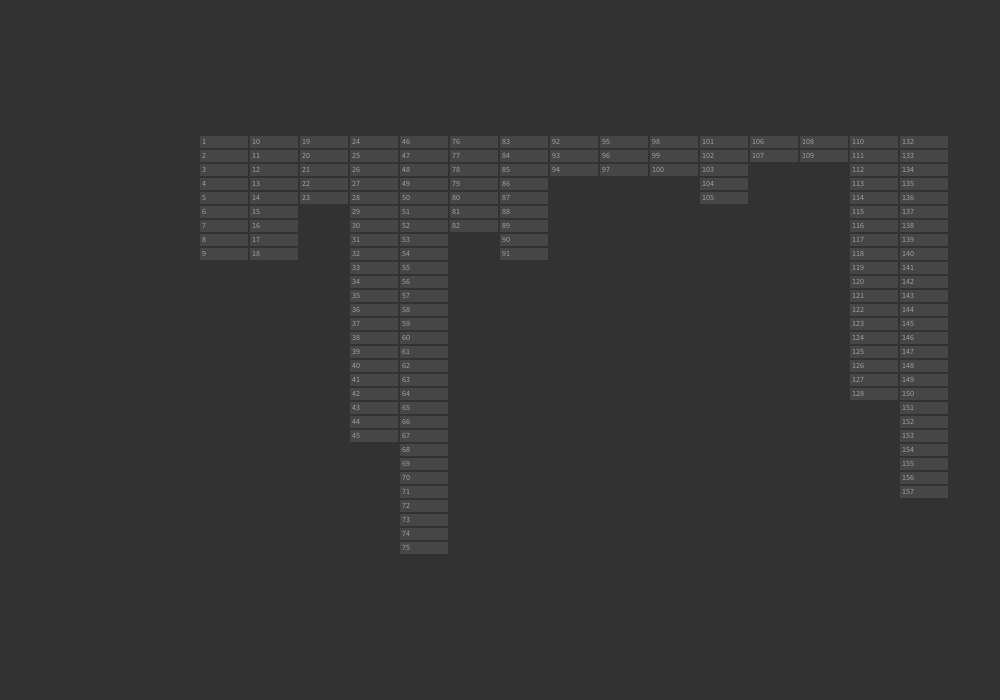
Frame 1 (no input)
Frame 60 (the mouse pressed at the canvas centre just before this capture): identical to frame 1, image omitted
Frame 120 (the mouse held since frame 60 and released just before this capture): identical to frame 1, image omitted

The Processing sketch that drew this single still picture (run headless with seeded random() and noise(); from frame 60 on, the mouse is pressed at the canvas centre):

// Processing sketch: forLoopDistribution03
// ── forLoopDistribution03.pde
//int[] chaptersPosX = {boxW*1,boxW*1, boxW*2,boxW*2,boxW*2, boxW*3,boxW*3, boxW*4,boxW*4,boxW*4,boxW*4,boxW*4, boxW*5, boxW*6,boxW*6,boxW*6, boxW*7, boxW*8,boxW*8,boxW*8 };
//int[] chaptersPosY = {boxH*1,boxH*2, boxW*1,boxH*2,boxH*3, boxH*1,boxH*2, boxH*3,boxH*1,boxH*2,boxH*3,boxH*4, boxH*1, boxH*1,boxH*2,boxH*3, boxH*1, boxH*1,boxH*2,boxH*3 };

int[] articlesIdNumber = { 
  1, 2, 3, 4, 5, 6, 7, 8, 9, 
  10,11,12,13,14,15,16,17,18, 
  19,20,21,22,23, 
  24,25,26,27,28,29,30,31,32,33,34,35,36,37,38,39,40,41,42,43,44,45,
  46,47,48,49,50,51,52,53,54,55,56,57,58,59,60,61,62,63,64,65,66,67,68,69,70,71,72,73,74,75,
  76,77,78,79,80,81,82,
  83,84,85,86,87,88,89,90,91,
  92,93,94,
  95,96,97,
  98,99,100,
  101,102,103,104,105,
  106,107,
  108,109,
  110,111,112,113,114,115,116,117,118,119,120,121,122,123,124,125,126,127,128,
  129,130,131,
  132,133,134,135,136,137,138,139,140,141,142,143,144,145,146,147,148,149,150,151,152,153,154,155,156,157 
};

int numberOfArticles = articlesIdNumber.length;
int  boxW = 50;
int  boxH = 14;
int sep = 2;
int moverX = 150;
float nW;

int[] testPosX = new int[articlesIdNumber.length];
int[] testPosY = new int[articlesIdNumber.length];

int gridUnit = 20;
int visualX = 0;
int visualY = 0;
int visualW = 1020; 
int visualH = 700-gridUnit*2; 

int visualPosX;
int visualPosY;
int visualAreaW;//Width elements
int visualAreaH;//Height Elements
int[] visualPosXArray = new int[numberOfArticles];


void setup() {
  size(1000, 700);
  background(50);
  visualPosX = visualX;
  visualPosY = visualY;
  visualAreaW = visualW - gridUnit*2;//Width elements
  visualAreaH = visualH - gridUnit*9;//Height Elements
  smooth();


  //CREEATE POSX
  for (int i=0; i<testPosX.length; i++) {
    int factor;

    if (articlesIdNumber[i] >= 1) {
      testPosX[i] = boxW * 1;
      factor = boxH*1;
      testPosY[i] =  boxH * i - factor ;
    }
    if (articlesIdNumber[i] > 9) {
      testPosX[i] = boxW * 2;
      factor = boxH*10;
      testPosY[i] =  boxH * i - factor ;
    }
    if (articlesIdNumber[i] > 18) {
      testPosX[i] = boxW * 3;
      factor = boxH*19;
      testPosY[i] =  boxH * i - factor ;
    }
    if (articlesIdNumber[i] >23) {
      testPosX[i] = boxW * 4;
      factor = boxH*24;
      testPosY[i] =  boxH * i - factor ;
    }
    if (articlesIdNumber[i] > 45) {
      testPosX[i] = boxW * 5;
      factor = boxH*46;
      testPosY[i] =  boxH * i - factor ;
    }
    if (articlesIdNumber[i] > 75) {
      testPosX[i] = boxW * 6;
      factor = boxH*76;
      testPosY[i] =  boxH * i - factor ;
    }
    if (articlesIdNumber[i] > 82) {
      testPosX[i] = boxW * 7;
      factor = boxH*83;
      testPosY[i] =  boxH * i - factor ;
    }
    if (articlesIdNumber[i] > 91) {
      testPosX[i] = boxW * 8;
      factor = boxH*92;
      testPosY[i] =  boxH * i - factor ;
    }
    if (articlesIdNumber[i] > 94) {
      testPosX[i] = boxW * 9;
      factor = boxH*95;
      testPosY[i] =  boxH * i - factor ;
    }
    if (articlesIdNumber[i] > 97) {
      testPosX[i] = boxW * 10;
      factor = boxH*98;
      testPosY[i] =  boxH * i - factor ;
    }
    if (articlesIdNumber[i] >100) {
      testPosX[i] = boxW * 11;
      factor = boxH*101;
      testPosY[i] =  boxH * i - factor ;
    }
    if (articlesIdNumber[i] >105) {
      testPosX[i] = boxW * 12;
      factor = boxH*106;
      testPosY[i] =  boxH * i - factor ;
    }
    if (articlesIdNumber[i] >107) {
      testPosX[i] = boxW * 13;
      factor = boxH*108;
      testPosY[i] =  boxH * i - factor ;
    }
    if (articlesIdNumber[i] > 109) {
      testPosX[i] = boxW * 14;
      factor = boxH*110;
      testPosY[i] =  boxH * i - factor ;
    }
    if (articlesIdNumber[i] >128) {
      testPosX[i] = boxW * 15;
      factor = boxH*129;
      testPosY[i] =  boxH * i - factor ;
    }
    if (articlesIdNumber[i] >131) {
      testPosX[i] = boxW * 15;
      factor = boxH*132;
      testPosY[i] =  boxH * i - factor ;
    }
    if (articlesIdNumber[i] > 157) {
      testPosX[i] = boxW * 15;
      factor = boxH*158;
      testPosY[i] =  boxH * i - factor ;
    }

  }
}



void draw() {
  background(50);
  textSize(10);
  //  noCursor();
  //nW = float(boxW);

  //BOXES BUTTONS
  for (int i=0; i<numberOfArticles; i++) {
    //stroke(0);
    noStroke();
    fill(70); 

    rect(moverX+testPosX[i], moverX+testPosY[i], boxW-sep, boxH-sep);//boxes each article    
    fill(200, 170); 
    textSize(8);
    text(articlesIdNumber[i], moverX+sep+testPosX[i], moverX+testPosY[i]+8);
  }//close for draw boxes


  //TEST BOX ROLLOVER
  for (int i=0; i<numberOfArticles; i++) {
    int sep = 10;
    if (  (mouseX>moverX+testPosX[i] && mouseX<moverX+testPosX[i]+boxW-sep)  &&  (mouseY>moverX+testPosY[i] && mouseY<moverX+testPosY[i]+boxH)  ) {
      //ROL OVER
      detailsOverVisualizationTopic( mouseX, mouseY, "Articulo N "+articlesIdNumber[i]+ "\n245 words\n" + "Topic 1, topic 2, topic 3, topic 4, topic 5", articlesIdNumber[1] );
    }

  }//close for
}//CLOSE DRAW






void detailsOverVisualizationTopic( float _newPosBoxX, float _newPosBoxY, String _detailText, float _detailData ) {  
  int boxW = 175;
  int boxH = 125;
  int boxPosX = 0;
  int moveX = -120;
  int dis = 2;
  noStroke();

  pushMatrix();
  //CHECK IF IS BEYOND WIDTH
  if (mouseX > width-boxW) {
    boxPosX = boxPosX+ moveX;
  } 
  else {
    boxPosX = 0;
  } 
  translate(_newPosBoxX-15, _newPosBoxY-boxH-15);
  //TRIANGLE BELOW
  fill(50, 150); //COLOR BG colorTop[13]-200 
  triangle(10+dis, boxH+dis, 20+dis, boxH+dis, 15+dis, boxH+dis+10);

  //CAJA Y TRIANG DEBAJO
  fill(20, 150); //COLOR BG colorTop[13]-200 
  rect(boxPosX+dis, 0+dis, boxW+dis, boxH+dis);
  //BOX AND TRIANGE OVER
  fill(200, 100, 0); //COLOR TEXT 
  triangle(10, boxH, 20, boxH, 15, boxH+10);
  rect(boxPosX, 0, boxW, boxH);
  //TEXT
  fill(50);
  textSize(10);
  textAlign(LEFT);
  text(_detailText+"\n" + _detailData, boxPosX+5, 5, boxW-15, boxH-15 );
  text("Click for details" + _detailData, boxPosX+5, 80, boxW-15, boxH-15 );
  popMatrix();
}//CLOSE detailsOverVisualizationTopic
